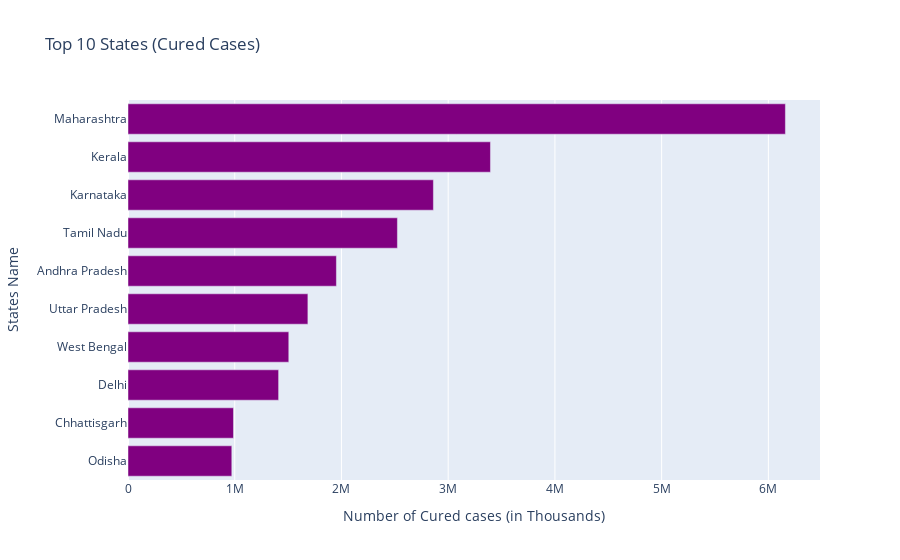

The notebook cell this image was saved under:
### Code cell
top_10_recovered_states = india_cases.sort_values('Cured', ascending=False)[:10]
horizontal_bar_chart(top_10_recovered_states, top_10_recovered_states.Cured, top_10_recovered_states.index, 'Top 10 States (Cured Cases)', 'Number of Cured cases (in Thousands)', 'States Name', 'Purple')

### Figure 1 — Plotly figure (JSON) as saved in the notebook; plotly's stock layout.template omitted (floating-point values rounded to 4 significant figures)
{"data": [{"alignmentgroup": "True", "hovertemplate": "Number of Cured cases (in Thousands)=%{x}<br>States Name=%{y}<extra></extra>", "legendgroup": "", "marker": {"color": "Purple", "pattern": {"shape": ""}}, "name": "", "offsetgroup": "", "orientation": "h", "showlegend": false, "textposition": "auto", "type": "bar", "x": [6159676, 3396184, 2861499, 2524400, 1952736, 1685492, 1506532, 1411280, 988189, 972710], "xaxis": "x", "y": ["Maharashtra", "Kerala", "Karnataka", "Tamil Nadu", "Andhra Pradesh", "Uttar Pradesh", "West Bengal", "Delhi", "Chhattisgarh", "Odisha"], "yaxis": "y"}], "layout": {"barmode": "relative", "legend": {"tracegroupgap": 0}, "title": {"text": "Top 10 States (Cured Cases)"}, "xaxis": {"anchor": "y", "domain": [0, 1], "title": {"text": "Number of Cured cases (in Thousands)"}}, "yaxis": {"anchor": "x", "categoryorder": "total ascending", "domain": [0, 1], "title": {"text": "States Name"}}}}
